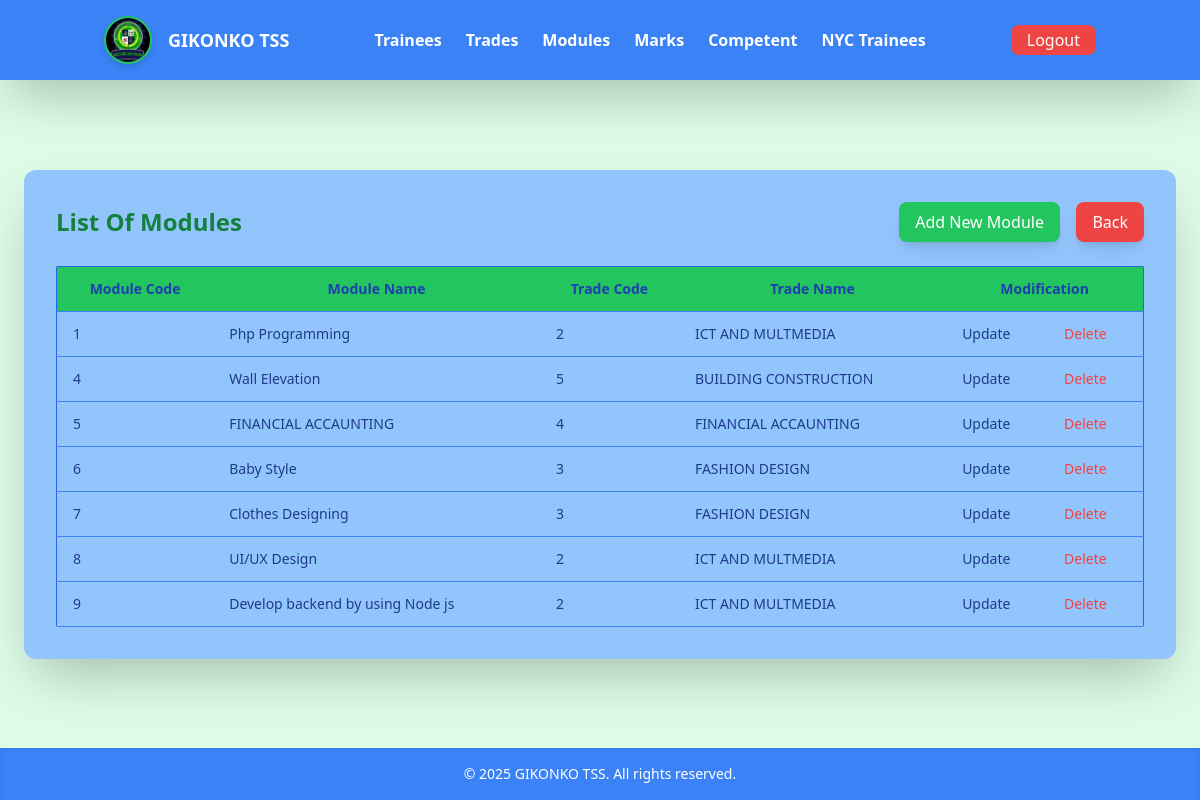
/listOfModule.php (signed in), run on the app's committed database.
### tables this page shows
CREATE TABLE `modules` (
  `Module_Id` int(11) NOT NULL,
  `Module_Name` varchar(100) NOT NULL,
  `Trade_Id` int(11) DEFAULT NULL
);

CREATE TABLE `trades` (
  `Trade_id` int(11) NOT NULL,
  `Trade_name` varchar(100) DEFAULT NULL
);

### listOfModule.php (the view, shortened to what this page needs)
<!DOCTYPE html>
<html lang="en">
<head>
    <link href="output.css" rel="stylesheet">
</head>
<body class="min-h-screen bg-green-100 flex flex-col">
    <header class="w-full fixed top-0 left-0 z-50 shadow-md bg-white">
        <?php include("Dashboard.php"); ?>
    </header>
    <main class="flex-grow pt-20 px-4 flex items-center justify-center">
        <div class="bg-blue-300 shadow-2xl rounded-xl p-8 w-full max-w-6xl min-h-[60vh] flex flex-col justify-between">
            <div class="flex justify-between items-center mb-6">
                <h1 class="text-2xl text-green-700 font-semibold w-full">List Of Modules</h1>
                <div class="space-x-3 flex justify-between w-full">
                    <a href="addModule.php" class="bg-green-500 py-2 px-4 text-white rounded-lg shadow-lg hover:bg-green-700 transition duration-200 ms-[55%]">Add New Module</a>
                    <a href="greetingUser.php" class="bg-red-500 py-2 px-4 text-white rounded-lg shadow-lg hover:bg-red-700 transition duration-200">Back</a>
                </div>
            </div>
            <div class="overflow-x-auto rounded-sm">
                <table class="min-w-full border border-blue-600 text-sm">
                    <thead>
                        <tr class="bg-green-500 text-blue-800">
                            <th class="px-4 py-3 border-b border-blue-500">Module Code</th>
                            <th class="px-4 py-3 border-b border-blue-500">Module Name</th>
                            <th class="px-4 py-3 border-b border-blue-500">Trade Code</th>
                            <th class="px-4 py-3 border-b border-blue-500">Trade Name</th>
                            <th colspan="2" class="px-4 py-3 border-b border-blue-500">Modification</th>
                        </tr>
                    </thead>
                    <tbody>
                        <?php
                            include("conn.php");
                            $sql = "SELECT
                                m.Module_Id,
                                m.Module_Name,
                                m.Trade_Id,
                                t.Trade_name
                                FROM modules m
                                JOIN trades t
                                ON t.Trade_id = m.Trade_Id";
                            $result = mysqli_query($conn, $sql);
                            if (mysqli_num_rows($result) > 0) {
                                while($data = mysqli_fetch_assoc($result)) {
                                    echo "
                                        <tr class='text-blue-900 hover:bg-green-500 font-medium'>
                                            <td class='px-4 py-3 border-b border-blue-500'>{$data['Module_Id']}</td>
                                            <td class='px-4 py-3 border-b border-blue-500'>{$data['Module_Name']}</td>
                                            <td class='px-4 py-3 border-b border-blue-500'>{$data['Trade_Id']}</td>
                                            <td class='px-4 py-3 border-b border-blue-500'>{$data['Trade_name']}</td>
                                            <td class='px-4 py-3 border-b border-blue-500 hover:underline'><a href='updateModule.php?Module_Id={$data['Module_Id']}'>Update</a></td>
                                            <td class='px-4 py-3 border-b border-blue-500 text-red-500 hover:underline'><a href='deleteModule.php?Module_Id={$data['Module_Id']}'>Delete</a></td>
                                        </tr>
                                    ";
                                }
                            } else {
                                echo "
                                    <tr>
                                        <td colspan='6' class='text-center text-red-600 py-4 font-semibold'>No data found.</td>
                                    </tr>
                                ";
                            }
                        ?>
                    </tbody>
                </table>
            </div>
        </div>
    </main>
    <footer class="bg-blue-500 text-center py-4 shadow-inner text-sm text-white">
          &copy; <?php echo date("Y"); ?> GIKONKO TSS. All rights reserved.
  </footer>
</body>
</html>

### Dashboard.php (shortened to what this page needs)
<!DOCTYPE html>
<html lang="en">
<head>
  <link href="output.css" rel="stylesheet" />
  <script src="https://cdn.tailwindcss.com"></script>
</head>
<body class="bg-green-100 min-h-screen">
  <div class="bg-blue-500 shadow-2xl fixed top-0 right-0 left-0 z-50">
    <nav class="container mx-auto px-4 py-4 flex items-center justify-between" x-data="{ open: false }">
      <div class="flex items-center space-x-4">
        <div class="w-13 h-12 rounded-full overflow-hidden border-2 border-green-500 shadow-md">
          <img src="gikonko.png" alt="logo" class="w-full h-full object-cover">
        </div>
        <span class="text-white font-bold text-lg">GIKONKO TSS</span>
      </div>
      <ul class="hidden md:flex space-x-6 text-white font-semibold">
        <li><a href="listOfTrainee.php" class="hover:text-blue-800 hover:underline transition duration-200">Trainees</a></li>
        <li><a href="listOfTrades.php" class="hover:text-blue-800 hover:underline transition duration-200">Trades</a></li>
        <li><a href="listOfModule.php" class="hover:text-blue-800 hover:underline transition duration-200">Modules</a></li>
        <li><a href="listOfMarks.php" class="hover:text-blue-800 hover:underline transition duration-200">Marks</a></li>
        <li><a href="competent.php" class="hover:text-blue-800 hover:underline transition duration-200">Competent</a></li>
        <li><a href="notCompetent.php" class="hover:text-blue-800 hover:underline transition duration-200">NYC Trainees</a></li>
      </ul>
      <div class="hidden md:block">
        <a href="logout.php"
           class="text-white rounded-lg hover:bg-red-700 bg-red-500 py-1 px-4 transition duration-200">
          Logout
        </a>
      </div>
    </nav>
  </div>
</body>
</html>

### data on the page
modules: Module_Id "1", Module_Name "Php Programming", Trade_Id "2", Trade_Id.Trade_name "ICT AND MULTMEDIA"
modules: Module_Id "4", Module_Name "Wall Elevation", Trade_Id "5", Trade_Id.Trade_name "BUILDING CONSTRUCTION"
modules: Module_Id "5", Module_Name "FINANCIAL ACCAUNTING", Trade_Id "4", Trade_Id.Trade_name "FINANCIAL ACCAUNTING"
modules: Module_Id "6", Module_Name "Baby Style", Trade_Id "3", Trade_Id.Trade_name "FASHION DESIGN"
modules: Module_Id "7", Module_Name "Clothes Designing", Trade_Id "3", Trade_Id.Trade_name "FASHION DESIGN"
modules: Module_Id "8", Module_Name "UI/UX Design", Trade_Id "2", Trade_Id.Trade_name "ICT AND MULTMEDIA"
modules: Module_Id "9", Module_Name "Develop backend by using Node js", Trade_Id "2", Trade_Id.Trade_name "ICT AND MULTMEDIA"
